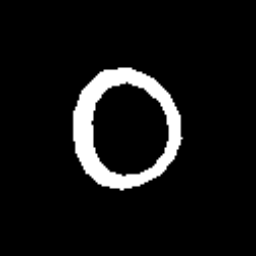
#> input picture kernel_PCA_assignment/anatomicalSegmentations/001.png, 256 x 256 px; its folder holds 4 pictures in this run
$ python main_q4.py
#> lines starting #> are read from the running program, lines starting #| are printed output that depends on the picture
import os
import numpy as np
from PIL import Image
import matplotlib.pyplot as plt
from sklearn.decomposition import PCA
from scipy.linalg import eigh
from scipy.optimize import minimize
import time

def load_dataset(folder_path):
#> called with folder_path = 'anatomicalSegmentations'
    image_vectors = []

    for filename in os.listdir(folder_path):
        if filename.endswith(".png") or filename.endswith(".jpg"):
            img_path = os.path.join(folder_path, filename)

            img = Image.open(img_path).convert("L")  # "L" ensures grayscale
#> img is the input picture: PIL image 256x256 L; min 0, max 255, mean 18.8

            img = img.resize((64, 64))
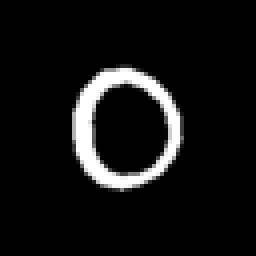
#> img: PIL image 64x64 L (shown 4 times larger); min 0, max 255, mean 18.8

            img_array = np.array(img)
            max_pixel = np.max(img_array)
#> max_pixel = 255
            min_pixel = np.min(img_array)
#> min_pixel = 0
            img_array = (img_array - min_pixel) / (max_pixel - min_pixel)

            img_vector = img_array.flatten() # (4096, )
#> img_vector = 4096 values, max 1 at index 1178, min 0 at index 0, mean 0.0737

            image_vectors.append(img_vector)
#> pass 2 of the loop in load_dataset, `for filename in os.listdir(folder_path):`:
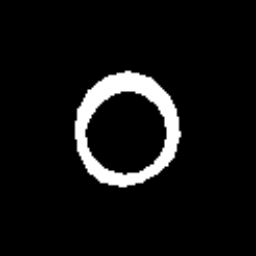
#> input picture kernel_PCA_assignment/anatomicalSegmentations/003.png, 256 x 256 px
#> in load_dataset, img is the input picture: PIL image 256x256 L; min 0, max 255, mean 16.9
#> in load_dataset, `img = img.resize((64, 64))`:
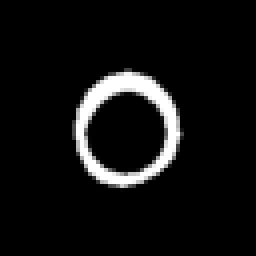
#> img: PIL image 64x64 L (shown 4 times larger); min 0, max 255, mean 16.9
#> img_vector = 4096 values, max 1 at index 1244, min 0 at index 0, mean 0.0663
#> pass 3 of the loop in load_dataset, `for filename in os.listdir(folder_path):`:
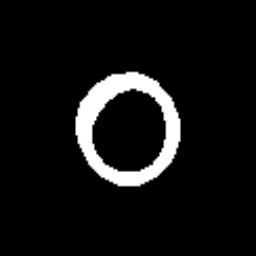
#> input picture kernel_PCA_assignment/anatomicalSegmentations/005.png, 256 x 256 px
#> in load_dataset, img is the input picture: PIL image 256x256 L; min 0, max 255, mean 17.7
#> in load_dataset, `img = img.resize((64, 64))`:
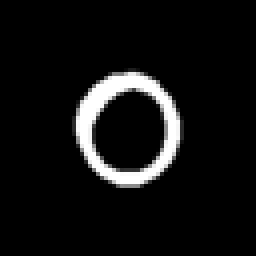
#> img: PIL image 64x64 L (shown 4 times larger); min 0, max 255, mean 17.7
#> img_vector = 4096 values, max 1 at index 1244, min 0 at index 0, mean 0.0694
#> the loop made 4 passes; the first 3 are shown
#| Loaded dataset shape: (4, 4096)

    X = np.array(image_vectors)
    return X

# [34 lines left out: functions apply_pca, plot_partA, not called in this run]

def rbf_kernel(X, gamma = 0.5):
    pairwise_sq_dists = np.sum(X**2, axis=1, keepdims=True) - 2 * X @ X.T + np.sum(X**2, axis=1)
    return np.exp(-gamma * pairwise_sq_dists)

def center_kernel_matrix(K):
    """Center the kernel matrix K."""
    N = K.shape[0]
#> N = 4
    one_N = np.ones((N, N)) / N
    return K - one_N @ K - K @ one_N + one_N @ K @ one_N

def kernel_pca(X, n_components, gamma=0.5):
    """Perform Kernel PCA with Gaussian (RBF) Kernel."""
    K = rbf_kernel(X, gamma)

    K_centered = center_kernel_matrix(K)

    eigvals, eigvecs = eigh(K_centered)

    # Sort Eigenvalues and Eigenvectors in descending order
    eigvals, eigvecs = eigvals[::-1], eigvecs[:, ::-1]

    eigvals, eigvecs = eigvals[:n_components], eigvecs[:, :n_components]

    return eigvals, eigvecs, K

# [106 lines left out: functions plot_eigen_spectrum, compute_preimage, get_pre_image, plot_pre_image, pca_reconstruct, compute_preimage_part_c and 2 more, not called in this run]

if __name__=="__main__":

    folder_path = r"anatomicalSegmentations"
    X = load_dataset(folder_path)
    print("Loaded dataset shape:", X.shape) # (150, 4096)

    """
    sample_image = X[97, :]
    sample_image = sample_image.reshape((64, 64))
    plt.imshow(sample_image, cmap='gray')
    """

    #plot_partA(*(apply_pca(X)))
    eigenvals, eigenvecs, K = kernel_pca(X, n_components=X.shape[0])
    print("K = ", K.shape)
#| K =  (4, 4)
    print("eigenvals = ", eigenvals.shape)
#| eigenvals =  (4,)
    print("eigenvecs = ", eigenvecs.shape)
#| eigenvecs =  (4, 4)
    #plot_eigen_spectrum(eigenvals)

    #pre_image = get_pre_image(eigenvecs, X, gamma = 1.0)
    #plot_pre_image(pre_image)

    folder_path = r"anatomicalSegmentationsDistorted"
    X_distorted = load_dataset(folder_path)
#> (the run stopped early here; a loop or call above may not have finished)
